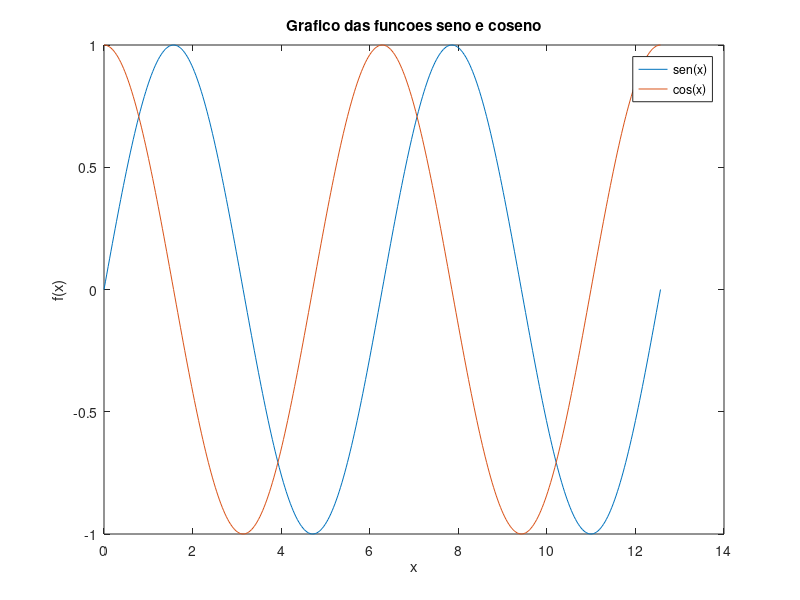

Source code (MATLAB):
% S3 - cria grafico das funçoes seno e coseno

x=0:pi/100:4*pi;
y1=sin(x);
y2=cos(x);
plot(x,y1,x,y2)
xlabel('x')
ylabel('f(x)')
title('Grafico das funcoes seno e coseno')
legend('sen(x)','cos(x)')